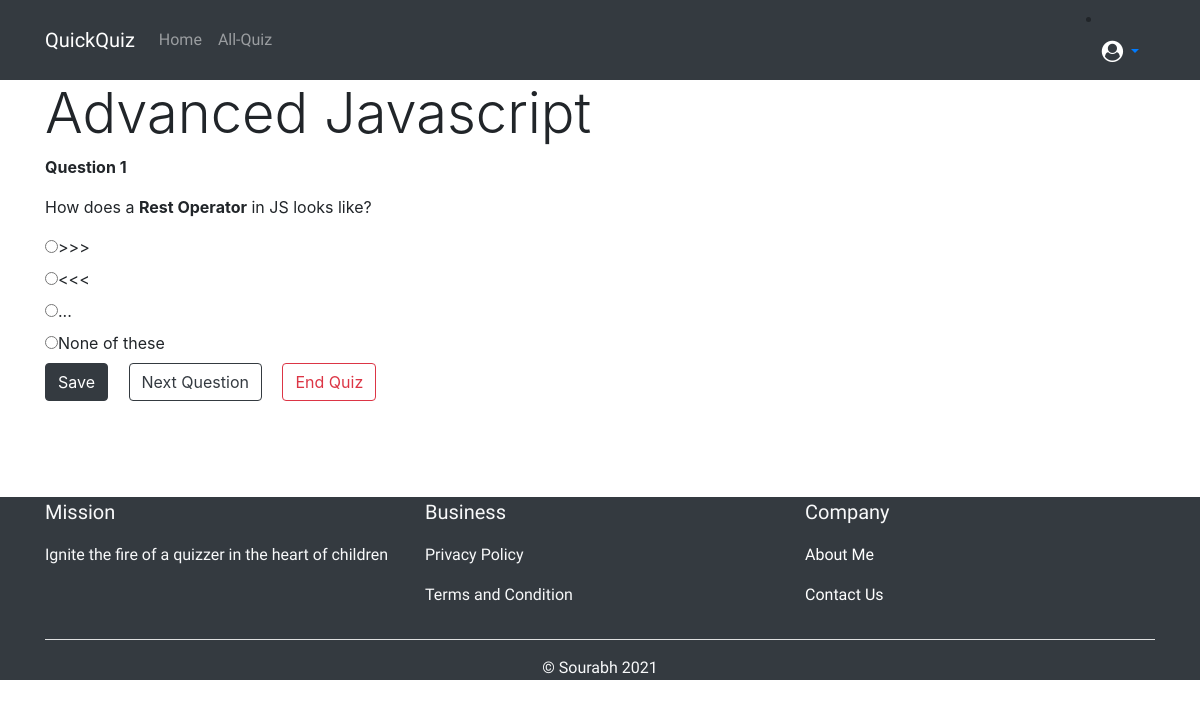
The app's page /advanced-javascript/1/ (signed in) with its own data.
### quiz_app/models.py (models this page shows, shortened)
class Quiz(models.Model):
	user            = models.ForeignKey(settings.AUTH_USER_MODEL,on_delete=models.CASCADE)
	title           = models.CharField(max_length=200)
	slug            = models.SlugField(unique=True,blank=True,
						null=True,help_text="let it be empty",db_index=True)
	subject         = models.CharField(max_length=29,default='1',
						choices = SUBJECT_CHOICES)
	total_question  = models.PositiveSmallIntegerField(default=10)
	created         = models.DateField(auto_now_add=True)
	is_active       = models.BooleanField(default=False)
	class Meta:
		verbose_name = 'Quiz'
		verbose_name_plural = 'Quizs'
		ordering = ['-created']

class Question(models.Model):
	quiz           = models.ForeignKey(Quiz,on_delete=models.CASCADE,related_name="questions")
	question       = RichTextField()

class Answer(models.Model):
	question       = models.ForeignKey(Question,on_delete=models.CASCADE,related_name="answers")
	answer         = models.CharField(max_length=255)
	correct        = models.BooleanField(default=False)

### quiz_app/views.py (the view)
# urls.py: path('<str:slug>/<int:ques_no>/',views.start_quiz,name="start_quiz"),
@login_required
def start_quiz(request,slug,ques_no):
	print("User asked for question number ",ques_no)
	user         = request.user
	msg          = ""
	quiz_object  = get_object_or_404(Quiz,slug=slug)
	start_time     = QuizAnalysis.objects.filter(user=user,quiz=quiz_object)
	if not start_time.exists():
		QuizAnalysis.objects.create(user=user,quiz=quiz_object,start=timezone.now())
	print(quiz_object.questions.count(),ques_no-1)
	if quiz_object.questions.count() == ques_no-1:
		question_obj  = quiz_object.questions.all()[ques_no-2]
		next_question = ques_no
		msg           = "You have reached last question"
	elif quiz_object.questions.count() > ques_no-2:
		question_obj  = quiz_object.questions.all()[ques_no-1]  #Since python follows 0 based index so I am querying ques_no-1
		next_question = ques_no + 1
	answer_obj   = question_obj.answers.all()
	context      = {'quiz_object':quiz_object,
					'question_object':question_obj,
					'answer_object':answer_obj,
					'next_question':next_question,
					'msg':msg
					}
	return render(request,'quiz_app/start_quiz.html',context)

### my_auth/models.py (called while the page is built)
    @property
    def is_active(self):
        return self.active

### templates/quiz_app/start_quiz.html (shortened to what this page needs)
{% extends 'base.html' %}
{% block body %}
<div class="container">
    <h1 class="display-4">{{quiz_object.title}}</h1>
    <div class="row">
      <div class="col-12">
        <strong>Question {{next_question|add:"-1"}}</strong>
        <p>{{question_object.question|safe}}</p>
      </div>
    </div>
    {% for obj in answer_object %}
    <span id="{{obj.id}}">
      <label><input type="radio" id="{{obj.id}}" name="answer-option" value="{{obj.answer}}">{{obj.answer}}
      </label>
    </span>
    <br>
    {% endfor %}
    <button id="submit-answer" class="btn btn-dark mr-3" onclick="checkAnswer()">Save</button>
    <a href="{% url 'start_quiz' quiz_object.slug next_question %}">
      <button class="btn btn-outline-dark mr-3">Next Question</button>
    </a>
    <a href="{% url 'submit' quiz_object.slug  %}">
      <button class="btn btn-outline-danger mr-3">End Quiz</button>
    </a>
</div>
{% endblock %}

### templates/base.html (shortened to what this page needs)
<!doctype html>
<html lang="en">
  <head>
    <link rel="stylesheet" href="https://stackpath.bootstrapcdn.com/bootstrap/4.5.0/css/bootstrap.min.css">
    <link rel="stylesheet" href="https://stackpath.bootstrapcdn.com/font-awesome/4.7.0/css/font-awesome.min.css">
    <link rel="stylesheet" href="//code.jquery.com/ui/1.12.1/themes/base/jquery-ui.css">
  </head>
  <body>
    {% include 'components/navbar.html' with brand_name='QuickQuiz' %}
    {% block body %}
    {% endblock %}
    {% include 'components/footer.html' %}
  </body>
</html>

### templates/components/navbar.html (shortened to what this page needs)
<nav class="navbar navbar-expand-lg navbar-dark bg-dark">
<div class="container">
  <a class="navbar-brand" href="/">{{brand_name}}</a>
  <div class="collapse navbar-collapse" id="navbarSupportedContent">
    <ul class="navbar-nav mr-auto">
      <li class="nav-item ">
        <a class="nav-link" href="/">Home <span class="sr-only">(current)</span></a>
      </li>
      <li class="nav-item ">
        <a class="nav-link" href="/list/">All-Quiz</a>
      </li>
    </ul>
    {% include 'components/user_button.html' %}
  </div>
</div>
</nav>

### templates/components/user_button.html (shortened to what this page needs)
<li class="nav-item dropdown">
    <a class="nav-link dropdown-toggle" href="#" id="navbarDropdown" role="button" data-toggle="dropdown"
        aria-haspopup="true" aria-expanded="false">
        <i class="fa fa-user-circle fa-lg" style="color:white;"></i>
    </a>
</li>

### templates/components/footer.html (shortened to what this page needs)
<footer>
<div class="container-fluid bg-dark">
  <div class="container">
    <div class="row text-light">
      <div class="col-4">
        <p class="lead">Mission</p>
        <p>Ignite the fire of a quizzer in the heart of children</p>
      </div>
      <div class="col-4">
        <p class="lead">Business</p>
        <p>Privacy Policy</p>
        <p>Terms and Condition</p>
      </div>
      <div class="col-4">
        <p class="lead">Company</p>
        <a href="#"><p>About Me</p></a>
        <a href="#"><p>Contact Us</p></a>
      </div>
    </div>
    <hr class="bg-light">
    <p class="text-center text-light">&copy; Sourabh 2021</p>
  </div>
</div>
</footer>

### templates/components/navbar.html (style rules this page uses)
.navbar { font-family: 'Merienda One';font-size: 16px; }

### templates/components/footer.html (style rules this page uses)
footer { font-family: 'Merienda One';font-size: 16px; }
footer a { color:white; }

### records on screen
Quiz: title "Advanced Javascript"
Question: question "How does a Rest Operator in JS looks like?"
Answer: answer ">>>"
Answer: answer "<<<"
Answer: answer "..."
Answer: answer "None of these"

### other values on screen
{{ brand_name }} "QuickQuiz"
{{ next_question|add:"-1" }} "1"
